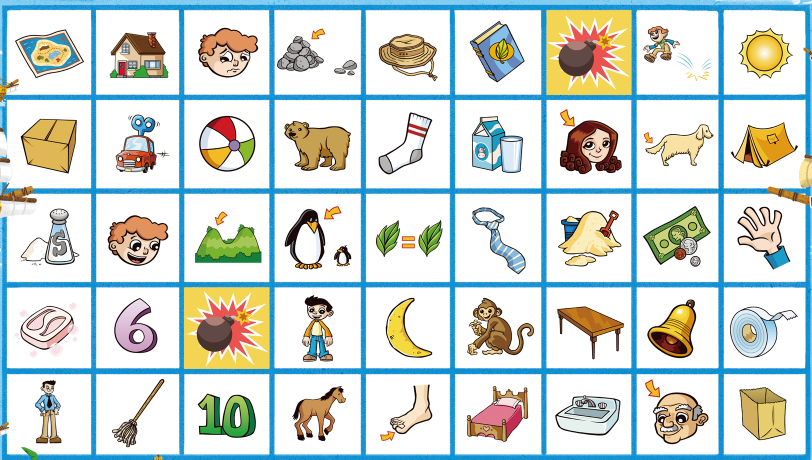
#> input picture source_assets/word-card-sheets/book01_mixed_grid.png, 1624 x 919 px (shown at 1/2 size)
$ python -i extract-word-card-images.py   (imports and definitions only)
#> lines starting #> are read from the running program, lines starting #| are printed output that depends on the picture; after the words box and inside, x2 and y2 are one past the last pixel; in counts of white or black regions, pixels touching at a corner belong together
#> further down, picture is the input picture: PIL image 1624x919 RGBA; mean R, G, B, A 203.4, 214.8, 213.1, 255
"""
Extract user-provided Yoon's Phonics World word-card sheets into app-ready WebP files.

Run:
  python scripts/extract-word-card-images.py
  python scripts/extract-word-card-images.py --force
  python scripts/extract-word-card-images.py --force --sheets book05_1.png,book05_2.png

Input:
  source_assets/word-card-sheets/*.png
  source_assets/word-card-sheets/word-card-sheets.json

Output:
  public/content/img/words/<word>.webp

Notes:
  Only mapped words are extracted. Unmapped words use the app's emoji fallback.
  Requires Pillow: python -m pip install pillow
"""
from __future__ import annotations

import argparse
import json
from pathlib import Path
from typing import Any

try:
    from PIL import Image, ImageChops, ImageDraw
except ImportError as exc:
    raise SystemExit("Pillow is required. Install with: python -m pip install pillow") from exc


ROOT = Path(__file__).resolve().parents[1]
SOURCE_DIR = ROOT / "source_assets" / "word-card-sheets"
MAP_FILE = SOURCE_DIR / "word-card-sheets.json"
OUT_DIR = ROOT / "public" / "content" / "img" / "words"


def as_int(value: float) -> int:
    return int(round(value))


# [37 lines left out: functions crop_word, remove_pale_green_guides, not called in this run]


def trim_background(img: Image.Image, margin: int = 18) -> Image.Image:
#> called with margin = 18
    rgba = img.convert("RGBA")
    white = Image.new("RGB", rgba.size, (255, 255, 255))
#> white: PIL image 1624x919 RGB; every value is 255
    diff = ImageChops.difference(rgba.convert("RGB"), white).convert("L")
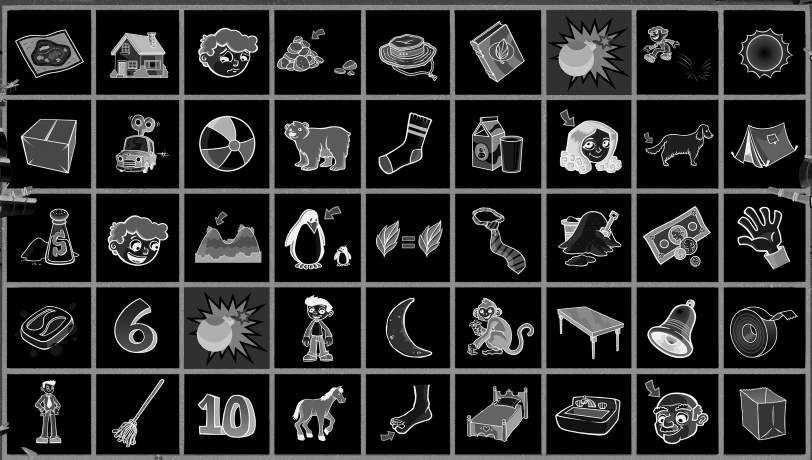
#> diff: PIL image 1624x919 L (shown at 1/2 size); min 0, max 255, mean 43.8
    color_mask = diff.point(lambda p: 255 if p > 12 else 0)
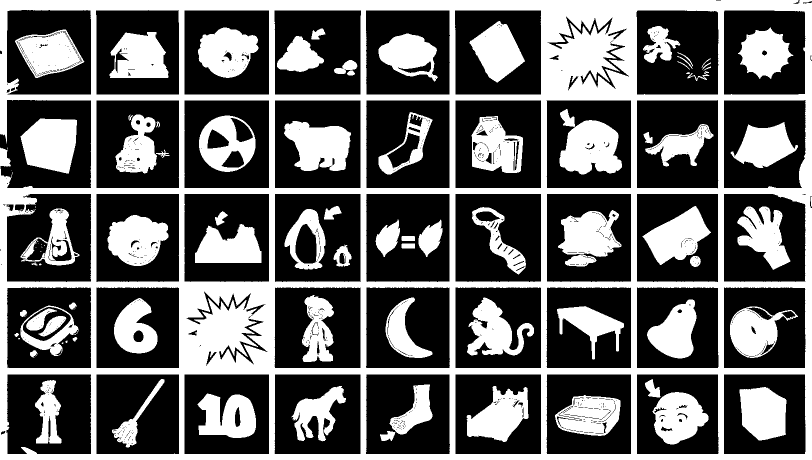
#> color_mask: PIL image 1624x919 L (shown at 1/2 size); 38.5% white; 105 white regions (26 under 20 px), largest, box (x1, y1, x2, y2) and area: (0, 0, 1624, 919) 286643, (1119, 240, 1244, 349) 9885, (41, 237, 154, 347) 9675
    alpha_mask = rgba.getchannel("A").point(lambda p: 255 if p else 0)
#> alpha_mask: PIL image 1624x919 L; every value is 255
    mask = ImageChops.multiply(color_mask, alpha_mask)
    bbox = mask.getbbox()
#> bbox = (0, 0, 1624, 919)
    if not bbox:
        return rgba
    min_x, min_y, max_x, max_y = bbox
#> min_x = 0; min_y = 0; max_x = 1624; max_y = 919
    min_x = max(0, min_x - margin)
    min_y = max(0, min_y - margin)
    max_x = min(rgba.width, max_x + margin)
    max_y = min(rgba.height, max_y + margin)
    return rgba.crop((min_x, min_y, max_x, max_y))


def fit_square(img: Image.Image, size: int = 512) -> Image.Image:
    canvas = Image.new("RGBA", (size, size), (255, 255, 255, 0))
    img = trim_background(img)
    max_side = size - 56
    scale = min(max_side / img.width, max_side / img.height)
#> scale = 0.281
    img = img.resize((max(1, as_int(img.width * scale)), max(1, as_int(img.height * scale))), Image.Resampling.LANCZOS)
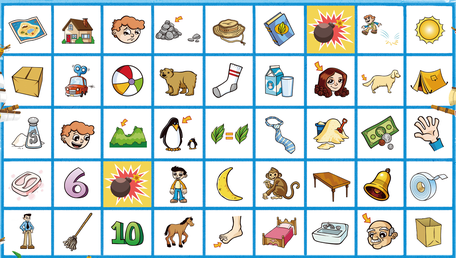
#> img: PIL image 456x258 RGBA; mean R, G, B, A 202.3, 214, 212.5, 255
    x = (size - img.width) // 2
#> x = 28
    y = (size - img.height) // 2
#> y = 127
    canvas.alpha_composite(img, (x, y))
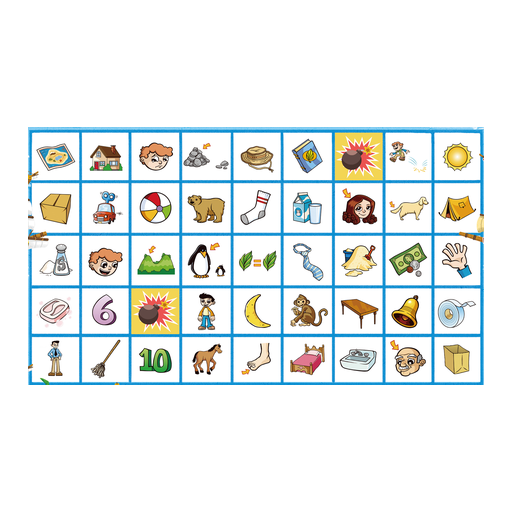
#> canvas: PIL image 512x512 RGBA; mean R, G, B, A 231.3, 236.6, 235.9, 114.4; transparent parts drawn white
    return canvas


# [52 lines left out: function main, not called in this run]


# [2 lines not run here, left out]

>>> from PIL import Image
>>> picture = Image.open('../source_assets/word-card-sheets/book01_mixed_grid.png')
>>> result = fit_square(picture)

$ run again, on source_assets/word-card-sheets/book03_d.png
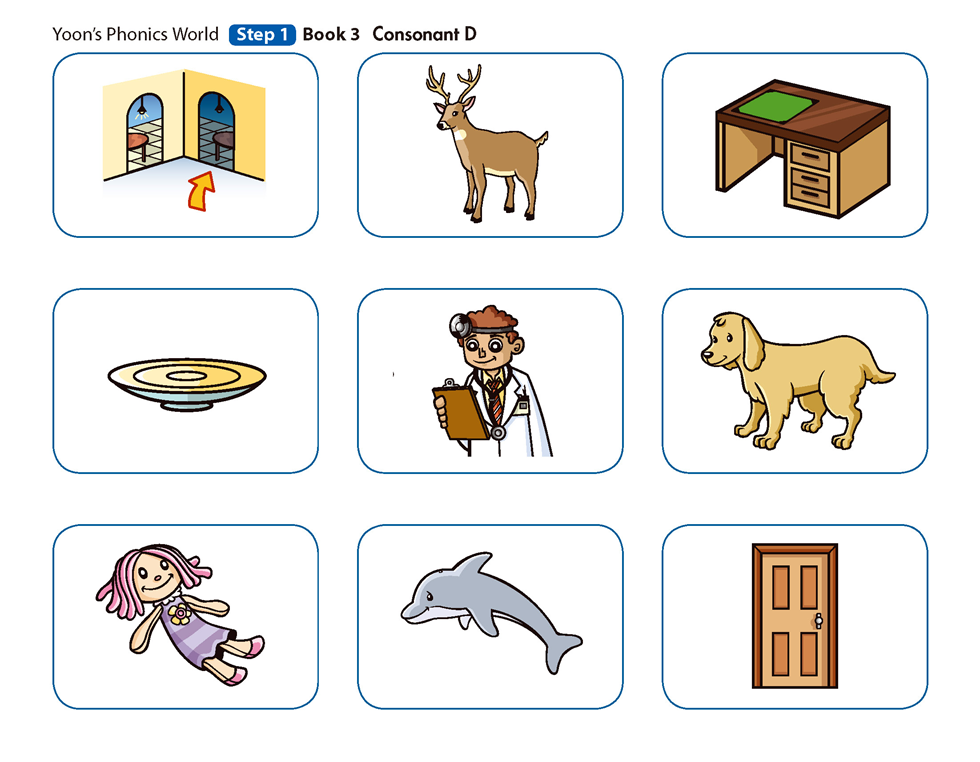
#> input picture source_assets/word-card-sheets/book03_d.png, 980 x 762 px
#> picture is the input picture: PIL image 980x762 RGBA; mean R, G, B, A 235.9, 234.2, 230.7, 255
#> white: PIL image 980x762 RGB; every value is 255
#> in trim_background, `color_mask = diff.point(lambda p: 255 if p > 12 else 0)`:
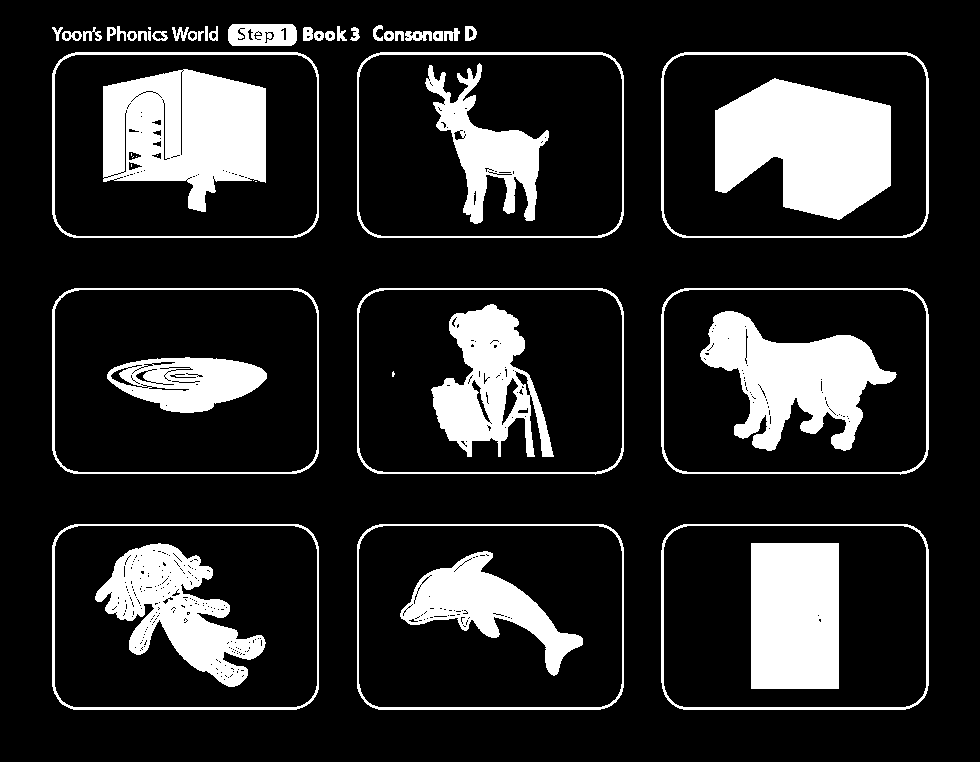
#> color_mask: PIL image 980x762 L; 16.8% white; 53 white regions (8 under 20 px), largest, box (x1, y1, x2, y2) and area: (715, 78, 891, 220) 18090, (103, 69, 266, 212) 16776, (700, 311, 897, 451) 13703
#> alpha_mask: PIL image 980x762 L; every value is 255
#> bbox = (52, 24, 929, 710)
#> in trim_background, `min_x, min_y, max_x, max_y = bbox`: min_x = 52; min_y = 24; max_x = 929; max_y = 710
#> in trim_background, `min_x = max(0, min_x - margin)`: min_x = 34
#> in trim_background, `min_y = max(0, min_y - margin)`: min_y = 6
#> in trim_background, `max_x = min(rgba.width, max_x + margin)`: max_x = 947
#> in trim_background, `max_y = min(rgba.height, max_y + margin)`: max_y = 728
#> in fit_square, `canvas.alpha_composite(img, (x, y))`:
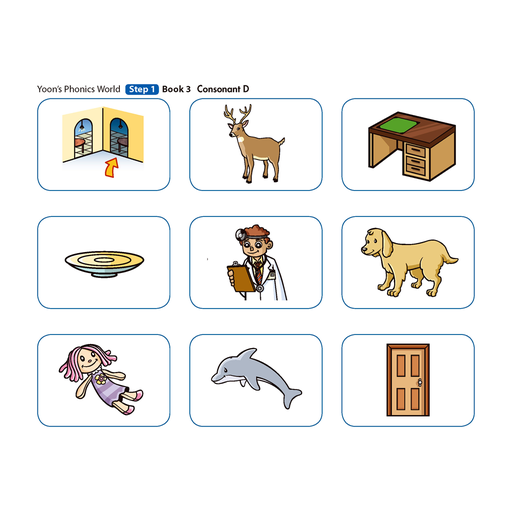
#> canvas: PIL image 512x512 RGBA; mean R, G, B, A 241, 239.9, 237.5, 160.1; transparent parts drawn white

$ run again, on source_assets/word-card-sheets/book03_w.png
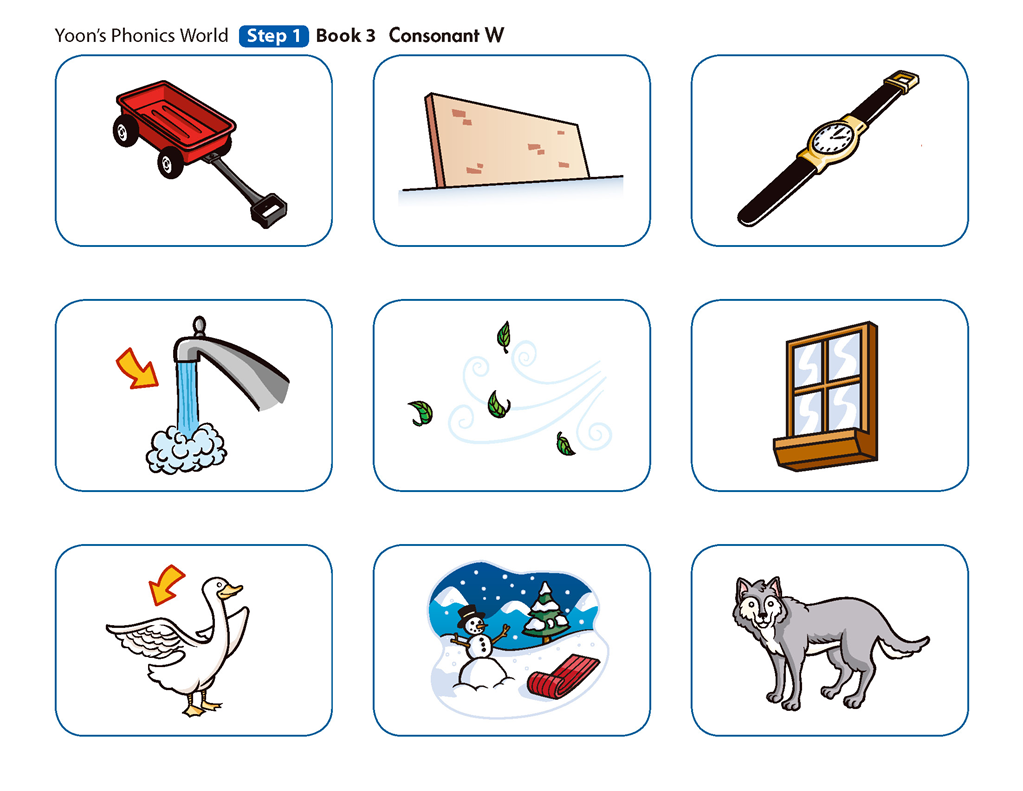
#> input picture source_assets/word-card-sheets/book03_w.png, 1023 x 791 px
#> picture is the input picture: PIL image 1023x791 RGBA; mean R, G, B, A 236.8, 237.4, 238.1, 255
#> white: PIL image 1023x791 RGB; every value is 255
#> in trim_background, `color_mask = diff.point(lambda p: 255 if p > 12 else 0)`:
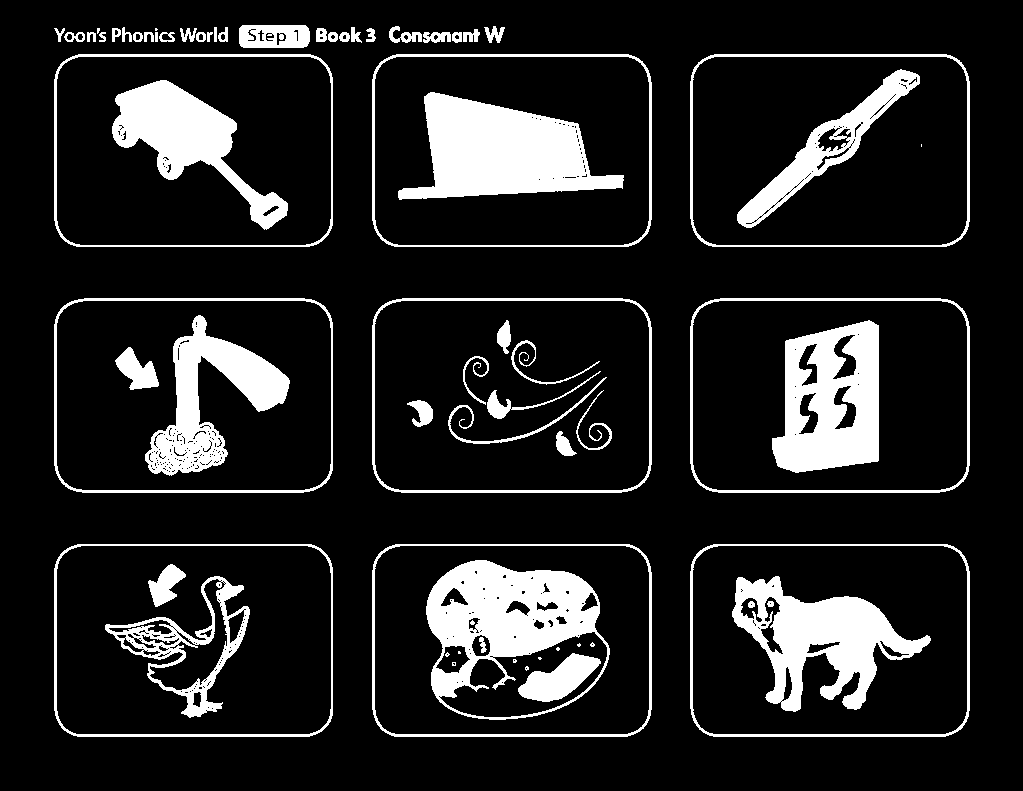
#> color_mask: PIL image 1023x791 L; 13.8% white; 70 white regions (13 under 20 px), largest, box (x1, y1, x2, y2) and area: (398, 92, 624, 200) 14176, (426, 560, 610, 720) 13600, (732, 576, 931, 712) 11660
#> alpha_mask: PIL image 1023x791 L; every value is 255
#> bbox = (54, 25, 970, 737)
#> in trim_background, `min_x, min_y, max_x, max_y = bbox`: min_x = 54; min_y = 25; max_x = 970; max_y = 737
#> in trim_background, `min_x = max(0, min_x - margin)`: min_x = 36
#> in trim_background, `min_y = max(0, min_y - margin)`: min_y = 7
#> in trim_background, `max_x = min(rgba.width, max_x + margin)`: max_x = 988
#> in trim_background, `max_y = min(rgba.height, max_y + margin)`: max_y = 755
#> in fit_square, `canvas.alpha_composite(img, (x, y))`:
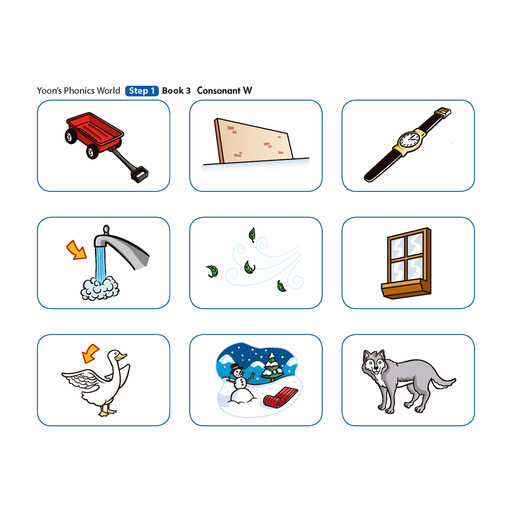
#> canvas: PIL image 512x512 RGBA; mean R, G, B, A 241.6, 242.2, 242.8, 158.8; transparent parts drawn white
